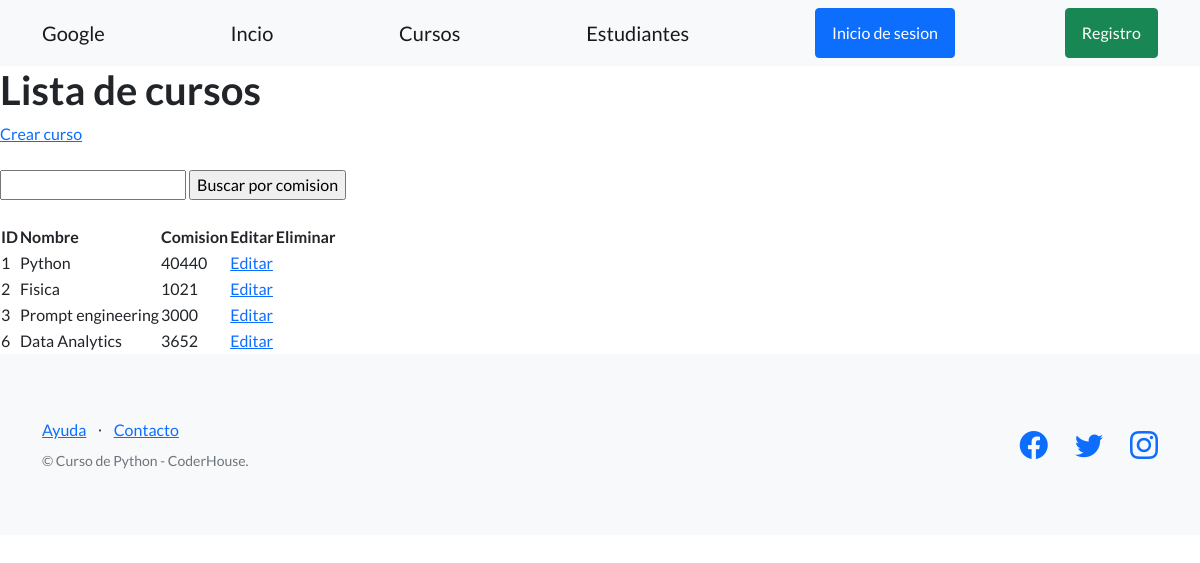
/estudios/cursos/, run on an earlier commit of the app's database.
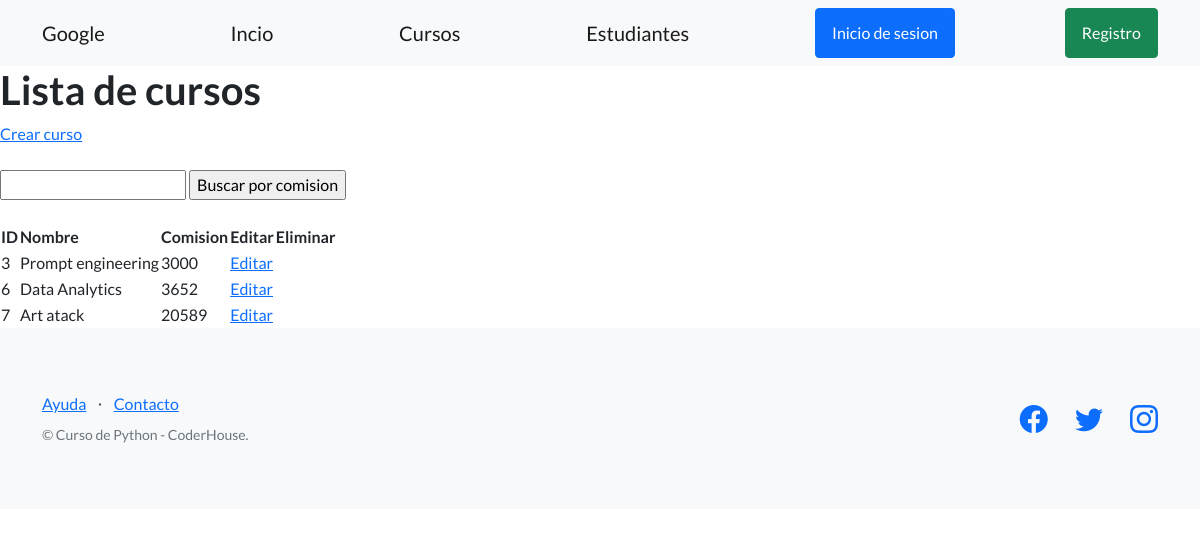
And on a later commit of the database.
### control_estudios/models.py (models this page shows, shortened)
class Curso(models.Model):
    nombre = models.CharField(max_length=164)#Equivalente de str
    comision =models.IntegerField()#Equivalente de int
    creador= models.ForeignKey(User, on_delete=models.SET_NULL, null=True)

### control_estudios/views.py (the view)
# urls.py: path("cursos/", listar_cursos, name="lista_cursos"),
def listar_cursos(request):
    contexto={
         "cursos":Curso.objects.all(),
    }
    http_responde =render(
        request=request,
        template_name='control_estudios/lista_cursos.html',
        context=contexto,
    )
    return http_responde

### control_estudios/templates/control_estudios/lista_cursos.html (shortened to what this page needs)
{% extends "control_estudios/base.html" %}
{% block contenido %}
<section>
    <div>
        <h1>Lista de cursos</h1>
        <a href="{% url 'crear-curso' %}">Crear curso</a>
        <br><br>
        <form action="{% url 'buscar-cursos' %}" method="post">
            <input type="text" name="busqueda">
            <input type="submit" value="Buscar por comision">
        </form>
        <br>
        <table clase="table">
            <tbody>
                <tr>
                  <th>ID</th>
                  <th>Nombre</th>
                  <th>Comision</th>
                  <th>Editar</th>
                  <th>Eliminar</th>
                </tr>
                {% for curso in cursos %}
                <tr>
                   <td>{{ curso.id }}</td>
                   <td>{{ curso.nombre }}</td>
                   <td>{{ curso.comision }}</td>
                   <td>
                     <a href="{% url 'editar-curso' curso.id %}">Editar</a>
                   </td>
                   <td>
                   </td>
                </tr>
                {% endfor %}
            </tbody>
        </table>
    </div>
</section>
{% endblock contenido %}

### control_estudios/templates/control_estudios/base.html (shortened to what this page needs)
{% load static %}
<!DOCTYPE html>
<html lang="en">
    <head>
        <link href="https://cdn.jsdelivr.net/npm/bootstrap-icons@1.5.0/font/bootstrap-icons.css" rel="stylesheet" type="text/css" />
        <link href="{% static 'css/styles.css' %}" rel="stylesheet" />
    </head>
    <body>
        <nav class="navbar navbar-light bg-light static-top">
            <div class="container">
                <a class="navbar-brand" href="https://www.google.com">Google</a>
                <a class="navbar-brand" href="{% url 'inicio' %}">Incio</a>
                <a class="navbar-brand" href="{% url 'lista_cursos' %}">Cursos</a>
                <a class="navbar-brand" href="{% url 'lista_estudiantes' %}">Estudiantes</a>
                {% if user.is_authenticated %}
                <div class="dropdown">
                    <button class="btn btn-secondary dropdown-toggle" id="dropdownMenuButton1" data-bs-toggle="dropdown" aria-expanded="false">
                        <div style="display: inline-flex;">
                            <span> {{user.username}} </span>
                        </div>
                    </button>
                    <ul class="dropdown-menu" aria-labelledby="dropdownMenuButton1">
                        <li>
                            <a class="dropdown-item" href="{% url 'editar_perfil' %}">Editar mis datos</a>
                        </li>
                        <li>
                            <a class="dropdown-item" href="{% url 'agregar_avatar' %}">Agregar avatar</a>
                        </li>
                        <li>
                            <a class="dropdown-item" href="{% url 'logout' %}"><strong>Cerrar Sesiòn</strong></a>
                        </li>
                    </ul>
                </div>
                {% else %}
                <a class="btn btn-primary" href="{% url 'login' %}">Inicio de sesion</a>
                <a class="btn btn-success" href="{% url 'registro' %}">Registro</a>
                {% endif %}
            </div>
        </nav>
        <section style="padding:80px 50 px;">
            {% block contenido %}
            {% endblock contenido %}
        </section>
        <footer class="footer bg-light">
            <div class="container">
                <div class="row">
                    <div class="col-lg-6 h-100 text-center text-lg-start my-auto">
                        <ul class="list-inline mb-2">
                            <li class="list-inline-item"><a href="#!">Ayuda</a></li>
                            <li class="list-inline-item">⋅</li>
                            <li class="list-inline-item"><a href="#!">Contacto</a></li>
                        </ul>
                        <p class="text-muted small mb-4 mb-lg-0">&copy; Curso de Python - CoderHouse.</p>
                    </div>
                    <div class="col-lg-6 h-100 text-center text-lg-end my-auto">
                        <ul class="list-inline mb-0">
                            <li class="list-inline-item me-4">
                                <a href="#!"><i class="bi-facebook fs-3"></i></a>
                            </li>
                            <li class="list-inline-item me-4">
                                <a href="https://twiter.com/coderhouse"><i class="bi-twitter fs-3"></i></a>
                            </li>
                            <li class="list-inline-item">
                                <a href="https://www.instagram.com/jimmy.riv9708/?hl=es"><i class="bi-instagram fs-3"></i></a>
                            </li>
                        </ul>
                    </div>
                </div>
            </div>
        </footer>
    </body>
</html>

What changed in the data, as far as the page shows it:
removed Curso: id "1", nombre "Python", comision "40440"
removed Curso: id "2", nombre "Fisica", comision "1021"
added Curso: id "7", nombre "Art atack", comision "20589"
